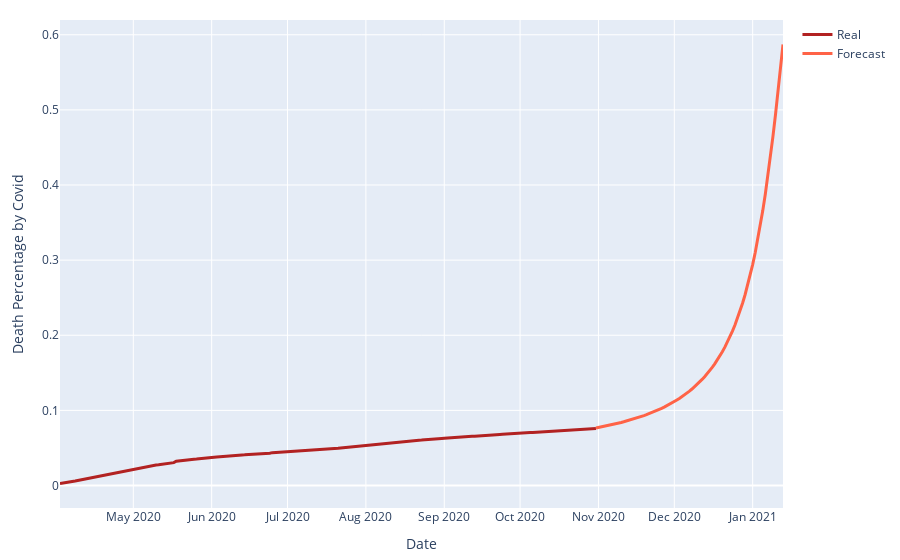

The notebook cell this image was saved under:
### Code cell
#### Plotting Forecasting for the following 75 days after Oct 31 2020

future = 75
dates = [(datetime.strptime('2020-10-31', '%Y-%m-%d').date()+dt.timedelta(days=x)).strftime('%Y-%m-%d') for x in range(future)]
predicts = []
initial = vl_high.loc[vl_high.shape[0]-1,:]['death_percent']
for i in range(0,future):
    if i == 0:
        pred = model.predict(np.array([[[initial]]]))[0][0]
    else:
        pred = model.predict(np.array([[[predicts[i-1]]]]))[0][0]
    
    predicts.append(pred)
    
forecast = vl_high[['date','death_percent']].append(pd.DataFrame({'date':dates, 'death_percent':predicts})).reset_index(drop=True)
forecast1 = forecast.loc[0:vl_high.shape[0]-1,:]
forecast2 = forecast.loc[vl_high.shape[0]:forecast.shape[0]-1,:]

import plotly.graph_objs as go

yreal = go.Scatter(
  x = forecast1['date'],
  y = forecast1['death_percent'],
  mode = 'lines',
  marker = {
    'color': 'firebrick'
  },
  line = {
    'width': 3
  },
  name = 'Real',
)

yhat = go.Scatter(
  x = forecast2['date'],
  y = forecast2['death_percent'],
  mode = 'lines',
  marker = {
    'color': 'tomato'
  },
  line = {
    'width': 3
  },
  name = 'Forecast',
)

layout = go.Layout(
  yaxis = {
    'title': 'Death Percentage by Covid'
  },
  hovermode = 'x',
  xaxis = {
    'title': 'Date'
  },
  margin = {
    't': 20,
    'b': 50,
    'l': 60,
    'r': 10
  },
  legend = {
    'bgcolor': 'rgba(0,0,0,0)'
  }
)
data = [yreal,yhat]

fig = go.Figure(data=data, layout=layout)
fig.show()

### Figure 1 — Plotly figure (JSON) as saved in the notebook; plotly's stock layout.template omitted (floating-point values rounded to 4 significant figures; data arrays with more than 128 entries replaced by an {"elided": "..."} marker saying what was removed)
{"data": [{"line": {"width": 3}, "marker": {"color": "firebrick"}, "mode": "lines", "name": "Real", "type": "scatter", "x": {"elided": "213 str values"}, "y": {"elided": "213 float values"}}, {"line": {"width": 3}, "marker": {"color": "tomato"}, "mode": "lines", "name": "Forecast", "type": "scatter", "x": ["2020-10-31", "2020-11-01", "2020-11-02", "2020-11-03", "2020-11-04", "2020-11-05", "2020-11-06", "2020-11-07", "2020-11-08", "2020-11-09", "2020-11-10", "2020-11-11", "2020-11-12", "2020-11-13", "2020-11-14", "2020-11-15", "2020-11-16", "2020-11-17", "2020-11-18", "2020-11-19", "2020-11-20", "2020-11-21", "2020-11-22", "2020-11-23", "2020-11-24", "2020-11-25", "2020-11-26", "2020-11-27", "2020-11-28", "2020-11-29", "2020-11-30", "2020-12-01", "2020-12-02", "2020-12-03", "2020-12-04", "2020-12-05", "2020-12-06", "2020-12-07", "2020-12-08", "2020-12-09", "2020-12-10", "2020-12-11", "2020-12-12", "2020-12-13", "2020-12-14", "2020-12-15", "2020-12-16", "2020-12-17", "2020-12-18", "2020-12-19", "2020-12-20", "2020-12-21", "2020-12-22", "2020-12-23", "2020-12-24", "2020-12-25", "2020-12-26", "2020-12-27", "2020-12-28", "2020-12-29", "2020-12-30", "2020-12-31", "2021-01-01", "2021-01-02", "2021-01-03", "2021-01-04", "2021-01-05", "2021-01-06", "2021-01-07", "2021-01-08", "2021-01-09", "2021-01-10", "2021-01-11", "2021-01-12", "2021-01-13"], "y": [0.07658, 0.07722, 0.07787, 0.07855, 0.07925, 0.07997, 0.08071, 0.08148, 0.08227, 0.0831, 0.08395, 0.08482, 0.08573, 0.08668, 0.08765, 0.08867, 0.08972, 0.09081, 0.09194, 0.09311, 0.09434, 0.09561, 0.09693, 0.09831, 0.09974, 0.1012, 0.1028, 0.1044, 0.1061, 0.1079, 0.1098, 0.1117, 0.1138, 0.1159, 0.1182, 0.1206, 0.123, 0.1257, 0.1284, 0.1314, 0.1344, 0.1377, 0.1412, 0.1448, 0.1487, 0.1529, 0.1573, 0.1619, 0.167, 0.1723, 0.178, 0.1842, 0.1908, 0.1978, 0.2055, 0.2137, 0.2226, 0.2322, 0.2426, 0.254, 0.2662, 0.2796, 0.2941, 0.3099, 0.327, 0.3457, 0.3659, 0.3878, 0.4115, 0.4369, 0.4641, 0.4929, 0.5232, 0.5547, 0.5872]}], "layout": {"hovermode": "x", "legend": {"bgcolor": "rgba(0,0,0,0)"}, "margin": {"b": 50, "l": 60, "r": 10, "t": 20}, "xaxis": {"title": {"text": "Date"}}, "yaxis": {"title": {"text": "Death Percentage by Covid"}}}}
